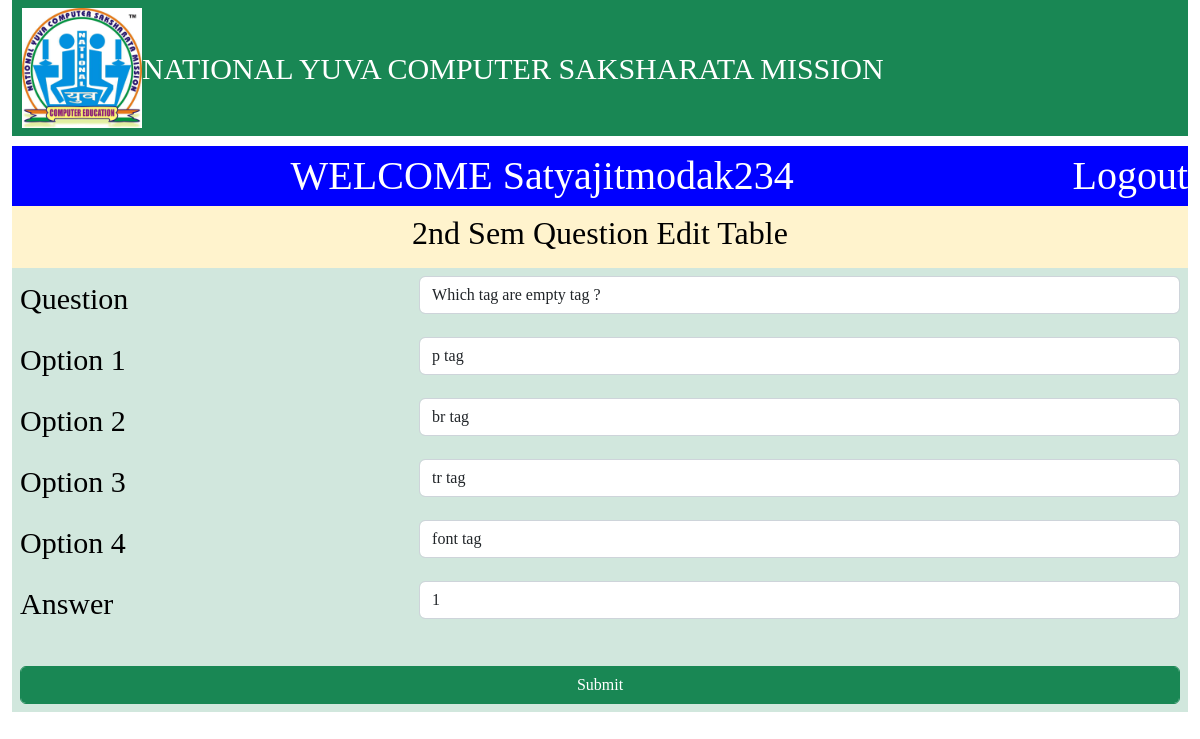
The app's page /admin/edit_2ndsem.php?id=5 (signed in) with its own data.
### tables this page shows
CREATE TABLE `add_ques2` (
  `id` int(11) NOT NULL,
  `ques` varchar(200) NOT NULL,
  `opt1` varchar(60) NOT NULL,
  `opt2` varchar(60) NOT NULL,
  `opt3` varchar(60) NOT NULL,
  `opt4` varchar(60) NOT NULL,
  `ans` int(11) NOT NULL
);

### admin/edit_2ndsem.php (the view, shortened to what this page needs)
<?php
include_once('connfig.php');
include_once('header.php');
$id = $_GET['id'];
$sql = "SELECT * FROM add_ques2 WHERE id = $id";
$run = mysqli_query($conn,$sql);
$rows = mysqli_fetch_assoc($run);
?>
<!DOCTYPE html>
<html>
<head>
	<link href="https://cdn.jsdelivr.net/npm/bootstrap@5.2.0-beta1/dist/css/bootstrap.min.css" rel="stylesheet">
</head>
<body>
<div class="contioner-fluid">
	<div class="row">
		<div class="col-sm-12">
			<div class="head">
				WELCOME <?php if (isset($_SESSION['username'])){
					echo $_SESSION['username'];
				} ?>
				<a href="logout.php" style="float: right; color: white; text-decoration: none;">Logout</a>
			</div>
			<div class="row">
				<div class="col-sm-12" >
					<form action="" method="post">
						<center><table class="table table-success table-borderless" >
							<tr class="table-warning" align="center"><td colspan="2"><h2>2nd Sem Question Edit Table</h2></td></tr>
							<tr><td>Question</td><td><input type="hidden" name="id"value="<?php echo $rows['id']; ?>"><input class="form-control" type="text" name="ques" value="<?php echo $rows['ques']; ?>"></td></tr>
							<tr><td>Option 1</td><td><input class="form-control" type="text" name="opt1" value="<?php echo $rows['opt1']; ?>"></td></tr>
							<tr><td>Option 2</td><td><input class="form-control" type="text" name="opt2" value="<?php echo $rows['opt2']; ?>"></td></tr>
							<tr><td>Option 3</td><td><input class="form-control" type="text" name="opt3" value="<?php echo $rows['opt3']; ?>"></td></tr>
							<tr><td>Option 4</td><td><input class="form-control" type="text" name="opt4" value="<?php echo $rows['opt4']; ?>"></td></tr>
							<tr><td>Answer</td><td><input class="form-control" type="text" name="ans" value="<?php echo $rows['ans']; ?>"></td></tr>
							<tr><td colspan="2"></td></tr>
							<tr align="center"><td colspan="2"><input class="btn btn-success form-control" type="submit" name="edit" value="Submit"></td></tr>
						</table></center>
					</form>
				</div>
			</div>
		</div>
	</div>
</div>
</body>
</html>

### admin/header.php (style rules this page uses)
* { font-family: Apple Chancery; }

### admin/edit_2ndsem.php (style rules this page uses)
tr td { font-size: 30px; }
.head { margin-top: 10px; background-color: blue; color:white; font-size: 40px; text-align: center; }

### records on screen
add_ques2: ques "Which tag are empty tag ?", opt1 "p tag", opt2 "br tag", opt3 "tr tag", opt4 "font tag", ans "1"

### other values on screen
$_SESSION['username'] "Satyajitmodak234"
